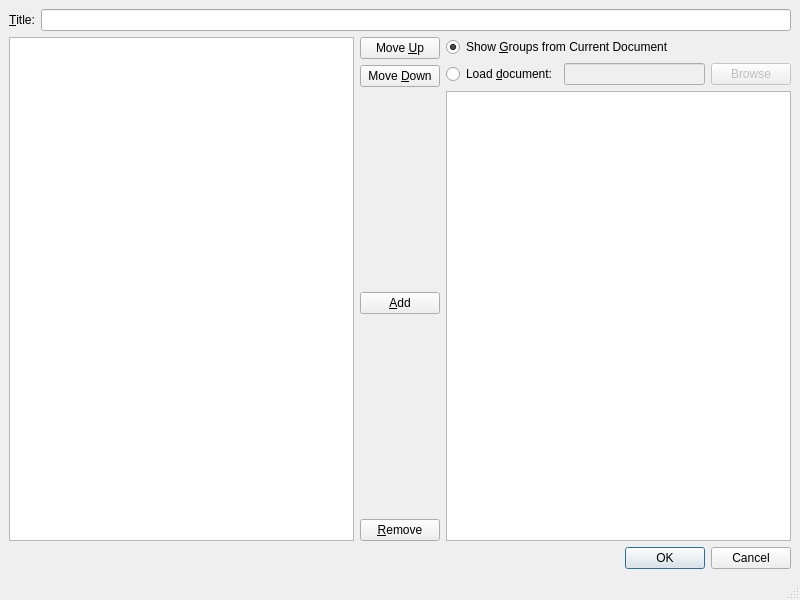
<?xml version="1.0" encoding="UTF-8"?>
<ui version="4.0">
 <class>GroupPlayerEditorWindow</class>
 <widget class="QMainWindow" name="GroupPlayerEditorWindow">
  <property name="geometry">
   <rect>
    <x>0</x>
    <y>0</y>
    <width>800</width>
    <height>600</height>
   </rect>
  </property>
  <property name="windowTitle">
   <string>MainWindow</string>
  </property>
  <widget class="QWidget" name="centralwidget">
   <layout class="QVBoxLayout" name="verticalLayout_4">
    <item>
     <layout class="QHBoxLayout" name="horizontalLayout">
      <item>
       <widget class="QLabel" name="label">
        <property name="text">
         <string>&amp;Title:</string>
        </property>
        <property name="buddy">
         <cstring>title</cstring>
        </property>
       </widget>
      </item>
      <item>
       <widget class="QLineEdit" name="title"/>
      </item>
     </layout>
    </item>
    <item>
     <layout class="QHBoxLayout" name="horizontalLayout_2">
      <item>
       <widget class="QListWidget" name="groupList"/>
      </item>
      <item>
       <layout class="QVBoxLayout" name="verticalLayout">
        <item>
         <widget class="QPushButton" name="moveUpBtn">
          <property name="text">
           <string>Move &amp;Up</string>
          </property>
          <property name="shortcut">
           <string>Shift+S</string>
          </property>
         </widget>
        </item>
        <item>
         <widget class="QPushButton" name="moveDownBtn">
          <property name="text">
           <string>Move &amp;Down</string>
          </property>
          <property name="shortcut">
           <string>Shift+A</string>
          </property>
         </widget>
        </item>
        <item>
         <spacer name="verticalSpacer">
          <property name="orientation">
           <enum>Qt::Vertical</enum>
          </property>
          <property name="sizeHint" stdset="0">
           <size>
            <width>20</width>
            <height>40</height>
           </size>
          </property>
         </spacer>
        </item>
        <item>
         <widget class="QPushButton" name="addBtn">
          <property name="text">
           <string>&amp;Add</string>
          </property>
         </widget>
        </item>
        <item>
         <spacer name="verticalSpacer_2">
          <property name="orientation">
           <enum>Qt::Vertical</enum>
          </property>
          <property name="sizeHint" stdset="0">
           <size>
            <width>20</width>
            <height>90</height>
           </size>
          </property>
         </spacer>
        </item>
        <item>
         <widget class="QPushButton" name="delBtn">
          <property name="text">
           <string>&amp;Remove</string>
          </property>
          <property name="shortcut">
           <string>Del</string>
          </property>
         </widget>
        </item>
       </layout>
      </item>
      <item>
       <layout class="QVBoxLayout" name="verticalLayout_2">
        <item>
         <layout class="QVBoxLayout" name="verticalLayout_3">
          <item>
           <widget class="QRadioButton" name="showThis">
            <property name="text">
             <string>Show &amp;Groups from Current Document</string>
            </property>
            <property name="checked">
             <bool>true</bool>
            </property>
           </widget>
          </item>
          <item>
           <layout class="QHBoxLayout" name="horizontalLayout_3">
            <item>
             <widget class="QRadioButton" name="showOther">
              <property name="text">
               <string>Load &amp;document:</string>
              </property>
             </widget>
            </item>
            <item>
             <widget class="QLineEdit" name="otherDoc">
              <property name="enabled">
               <bool>false</bool>
              </property>
             </widget>
            </item>
            <item>
             <widget class="QPushButton" name="browseBtn">
              <property name="enabled">
               <bool>false</bool>
              </property>
              <property name="text">
               <string>Browse</string>
              </property>
             </widget>
            </item>
           </layout>
          </item>
         </layout>
        </item>
        <item>
         <widget class="QListView" name="docList"/>
        </item>
       </layout>
      </item>
     </layout>
    </item>
    <item>
     <widget class="QDialogButtonBox" name="buttonBox">
      <property name="standardButtons">
       <set>QDialogButtonBox::Cancel|QDialogButtonBox::Ok</set>
      </property>
     </widget>
    </item>
   </layout>
  </widget>
  <widget class="QMenuBar" name="menubar">
   <property name="geometry">
    <rect>
     <x>0</x>
     <y>0</y>
     <width>800</width>
     <height>19</height>
    </rect>
   </property>
  </widget>
  <widget class="QStatusBar" name="statusbar"/>
 </widget>
 <resources/>
 <connections>
  <connection>
   <sender>showOther</sender>
   <signal>toggled(bool)</signal>
   <receiver>otherDoc</receiver>
   <slot>setEnabled(bool)</slot>
   <hints>
    <hint type="sourcelabel">
     <x>522</x>
     <y>111</y>
    </hint>
    <hint type="destinationlabel">
     <x>599</x>
     <y>105</y>
    </hint>
   </hints>
  </connection>
  <connection>
   <sender>showOther</sender>
   <signal>toggled(bool)</signal>
   <receiver>browseBtn</receiver>
   <slot>setEnabled(bool)</slot>
   <hints>
    <hint type="sourcelabel">
     <x>486</x>
     <y>107</y>
    </hint>
    <hint type="destinationlabel">
     <x>745</x>
     <y>111</y>
    </hint>
   </hints>
  </connection>
 </connections>
</ui>
